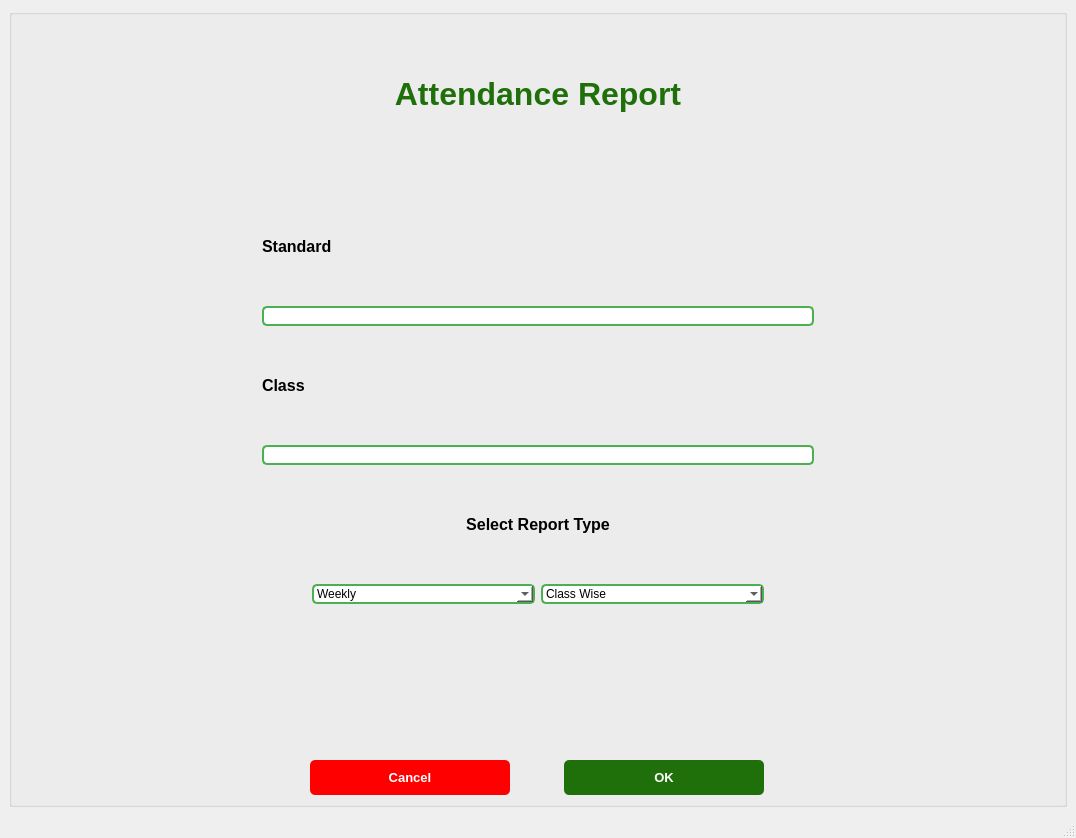
<?xml version="1.0" encoding="UTF-8"?>
<ui version="4.0">
 <class>MainWindow</class>
 <widget class="QMainWindow" name="MainWindow">
  <property name="geometry">
   <rect>
    <x>0</x>
    <y>0</y>
    <width>1076</width>
    <height>838</height>
   </rect>
  </property>
  <property name="windowTitle">
   <string>MainWindow</string>
  </property>
  <property name="tabShape">
   <enum>QTabWidget::Triangular</enum>
  </property>
  <widget class="QWidget" name="centralwidget">
   <layout class="QVBoxLayout" name="verticalLayout">
    <item>
     <widget class="QGroupBox" name="groupBox">
      <property name="title">
       <string/>
      </property>
      <layout class="QVBoxLayout" name="verticalLayout_3">
       <property name="leftMargin">
        <number>250</number>
       </property>
       <property name="topMargin">
        <number>25</number>
       </property>
       <property name="rightMargin">
        <number>250</number>
       </property>
       <item>
        <widget class="QLabel" name="label">
         <property name="font">
          <font>
           <pointsize>24</pointsize>
           <weight>75</weight>
           <bold>true</bold>
          </font>
         </property>
         <property name="styleSheet">
          <string notr="true">color: #1F6F0A;</string>
         </property>
         <property name="text">
          <string>Attendance Report</string>
         </property>
         <property name="alignment">
          <set>Qt::AlignCenter</set>
         </property>
        </widget>
       </item>
       <item>
        <spacer name="verticalSpacer_2">
         <property name="orientation">
          <enum>Qt::Vertical</enum>
         </property>
         <property name="sizeType">
          <enum>QSizePolicy::Fixed</enum>
         </property>
         <property name="sizeHint" stdset="0">
          <size>
           <width>20</width>
           <height>40</height>
          </size>
         </property>
        </spacer>
       </item>
       <item>
        <widget class="QLabel" name="label_2">
         <property name="font">
          <font>
           <pointsize>12</pointsize>
           <weight>75</weight>
           <bold>true</bold>
          </font>
         </property>
         <property name="text">
          <string>Standard</string>
         </property>
         <property name="alignment">
          <set>Qt::AlignLeading|Qt::AlignLeft|Qt::AlignVCenter</set>
         </property>
        </widget>
       </item>
       <item>
        <widget class="QLineEdit" name="lineEdit">
         <property name="styleSheet">
          <string notr="true">border: 2px solid #4CAF50; background-color: white; border-radius: 5px;</string>
         </property>
        </widget>
       </item>
       <item>
        <widget class="QLabel" name="label_3">
         <property name="font">
          <font>
           <pointsize>12</pointsize>
           <weight>75</weight>
           <bold>true</bold>
          </font>
         </property>
         <property name="text">
          <string>Class</string>
         </property>
         <property name="alignment">
          <set>Qt::AlignLeading|Qt::AlignLeft|Qt::AlignVCenter</set>
         </property>
        </widget>
       </item>
       <item>
        <widget class="QLineEdit" name="lineEdit_2">
         <property name="styleSheet">
          <string notr="true">border: 2px solid #4CAF50; background-color: white; border-radius: 5px;</string>
         </property>
        </widget>
       </item>
       <item>
        <widget class="QLabel" name="label_4">
         <property name="font">
          <font>
           <pointsize>12</pointsize>
           <weight>75</weight>
           <bold>true</bold>
          </font>
         </property>
         <property name="styleSheet">
          <string notr="true">border-radius: 5px;</string>
         </property>
         <property name="text">
          <string>Select Report Type</string>
         </property>
         <property name="alignment">
          <set>Qt::AlignCenter</set>
         </property>
        </widget>
       </item>
       <item>
        <layout class="QHBoxLayout" name="horizontalLayout">
         <property name="leftMargin">
          <number>50</number>
         </property>
         <property name="rightMargin">
          <number>50</number>
         </property>
         <item>
          <widget class="QComboBox" name="comboBox">
           <property name="styleSheet">
            <string notr="true">border: 2px solid #4CAF50; background-color: white; border-radius: 5px;</string>
           </property>
           <item>
            <property name="text">
             <string>Weekly</string>
            </property>
           </item>
           <item>
            <property name="text">
             <string>Monthly</string>
            </property>
           </item>
           <item>
            <property name="text">
             <string>Yearly</string>
            </property>
           </item>
           <item>
            <property name="text">
             <string>Custom Date</string>
            </property>
           </item>
          </widget>
         </item>
         <item>
          <widget class="QComboBox" name="comboBox_2">
           <property name="styleSheet">
            <string notr="true">border: 2px solid #4CAF50; background-color: white; border-radius: 5px;</string>
           </property>
           <item>
            <property name="text">
             <string>Class Wise</string>
            </property>
           </item>
           <item>
            <property name="text">
             <string>Student Wise</string>
            </property>
           </item>
          </widget>
         </item>
        </layout>
       </item>
       <!-- <item>
        <widget class="QDateEdit" name="dateEdit">
         <property name="calendarPopup">
          <bool>true</bool>
         </property> -->
         <!-- <property name="displayFormat">
          <string>yyyy-MM-dd</string>
         </property>
         <property name="styleSheet">
          <string notr="true">border: 2px solid #4CAF50; background-color: white; border-radius: 5px;</string>
         </property>
        </widget>
       </item> -->
       <item>
        <spacer name="verticalSpacer">
         <property name="orientation">
          <enum>Qt::Vertical</enum>
         </property>
         <property name="sizeType">
          <enum>QSizePolicy::Fixed</enum>
         </property>
         <property name="sizeHint" stdset="0">
          <size>
           <width>20</width>
           <height>150</height>
          </size>
         </property>
        </spacer>
       </item>
       <item>
        <layout class="QHBoxLayout" name="horizontalLayout_2">
         <item>
          <widget class="QPushButton" name="pushButton">
           <property name="minimumSize">
            <size>
             <width>20</width>
             <height>0</height>
            </size>
           </property>
           <property name="maximumSize">
            <size>
             <width>200</width>
             <height>16777215</height>
            </size>
           </property>
           <property name="font">
            <font>
             <pointsize>10</pointsize>
             <weight>75</weight>
             <bold>true</bold>
            </font>
           </property>
           <property name="layoutDirection">
            <enum>Qt::RightToLeft</enum>
           </property>
           <property name="styleSheet">
            <string notr="true">background-color: red; color: white; border: none; border-radius: 5px; padding: 10px;</string>
           </property>
           <property name="text">
            <string>Cancel</string>
           </property>
          </widget>
         </item>
         <item>
          <widget class="QPushButton" name="pushButton_2">
           <property name="minimumSize">
            <size>
             <width>20</width>
             <height>0</height>
            </size>
           </property>
           <property name="maximumSize">
            <size>
             <width>200</width>
             <height>16777215</height>
            </size>
           </property>
           <property name="font">
            <font>
             <pointsize>10</pointsize>
             <weight>75</weight>
             <bold>true</bold>
            </font>
           </property>
           <property name="layoutDirection">
            <enum>Qt::RightToLeft</enum>
           </property>
           <property name="styleSheet">
            <string notr="true">background-color: #1F6F0A; color: white; border: none; border-radius: 5px; padding: 10px;</string>
           </property>
           <property name="text">
            <string>OK</string>
           </property>
          </widget>
         </item>
        </layout>
       </item>
      </layout>
     </widget>
    </item>
   </layout>
  </widget>
  <widget class="QMenuBar" name="menubar">
   <property name="geometry">
    <rect>
     <x>0</x>
     <y>0</y>
     <width>1076</width>
     <height>26</height>
    </rect>
   </property>
  </widget>
  <widget class="QStatusBar" name="statusbar"/>
 </widget>
 <resources/>
</ui>
